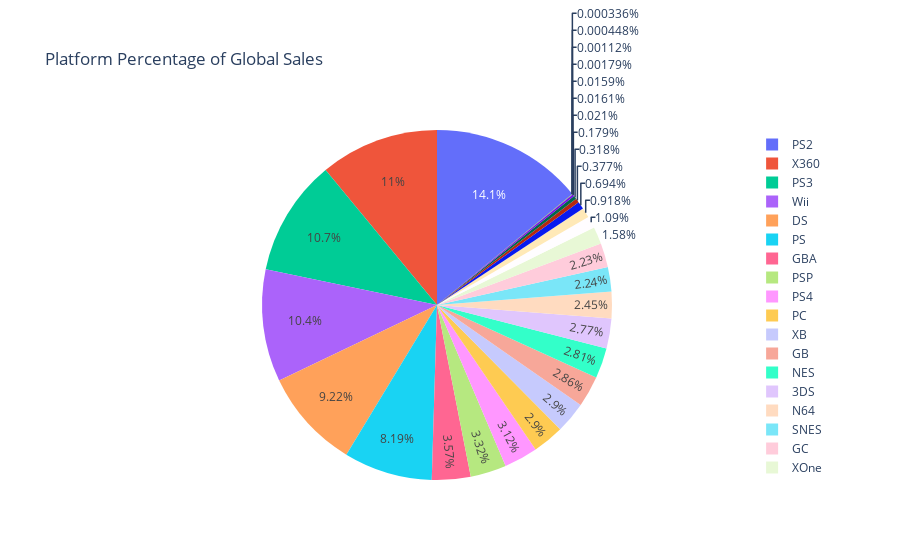

This figure's notebook cell:
### Code cell
platform_sales = df.groupby('Platform')['Global_Sales'].sum().reset_index()


platform_sales['Sales_Percentage'] = platform_sales['Global_Sales'] / platform_sales['Global_Sales'].sum() * 100


fig = px.pie(platform_sales, values='Sales_Percentage', names='Platform', title='Platform Percentage of Global Sales')
fig.show()

### Figure 1 — Plotly figure (JSON) as saved in the notebook; plotly's stock layout.template omitted (floating-point values rounded to 4 significant figures)
{"data": [{"domain": {"x": [0, 1], "y": [0, 1]}, "hovertemplate": "Platform=%{label}<br>Sales_Percentage=%{value}<extra></extra>", "labels": ["2600", "3DO", "3DS", "DC", "DS", "GB", "GBA", "GC", "GEN", "GG", "N64", "NES", "NG", "PC", "PCFX", "PS", "PS2", "PS3", "PS4", "PSP", "PSV", "SAT", "SCD", "SNES", "TG16", "WS", "Wii", "WiiU", "X360", "XB", "XOne"], "legendgroup": "", "name": "", "showlegend": true, "type": "pie", "values": [1.088, 0.001121, 2.774, 0.179, 9.22, 2.864, 3.57, 2.235, 0.3179, 0.0004484, 2.454, 2.815, 0.01614, 2.901, 0.0003363, 8.191, 14.08, 10.74, 3.118, 3.321, 0.6942, 0.3766, 0.02096, 2.243, 0.001794, 0.01592, 10.39, 0.9177, 10.99, 2.895, 1.581]}], "layout": {"legend": {"tracegroupgap": 0}, "title": {"text": "Platform Percentage of Global Sales"}}}
